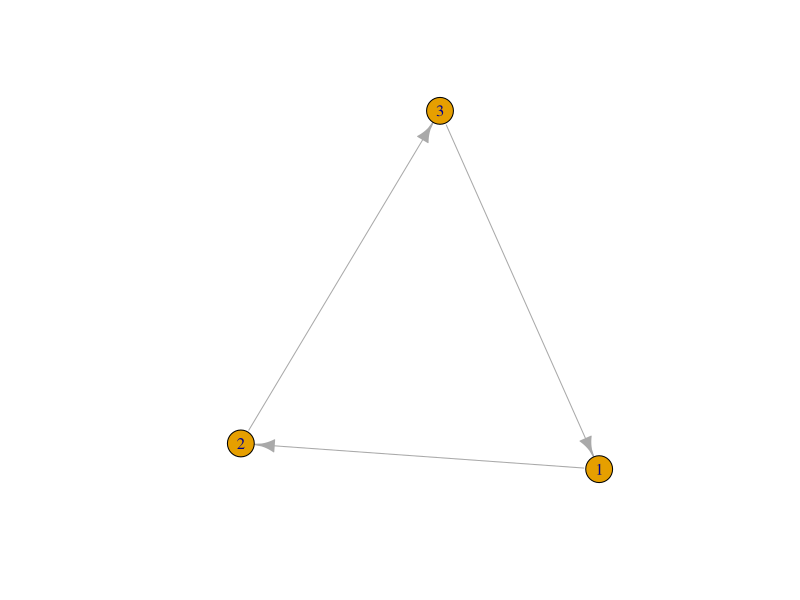
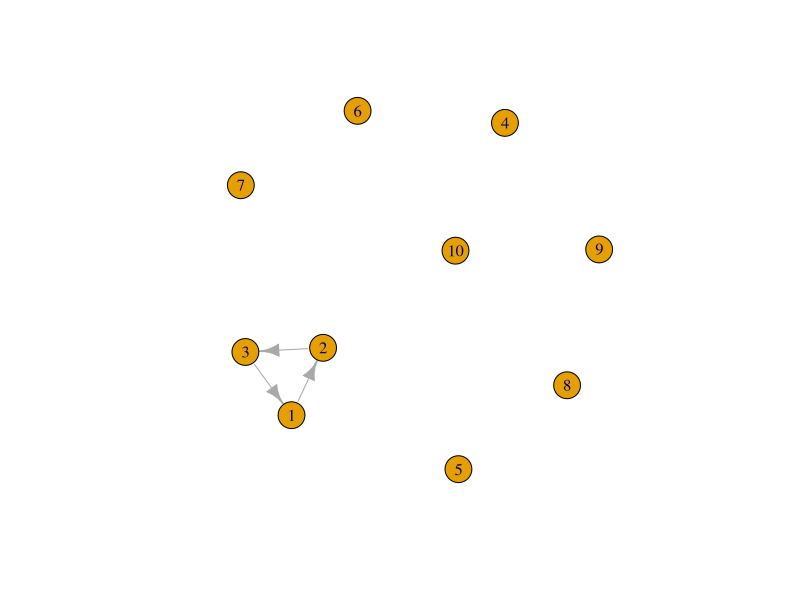
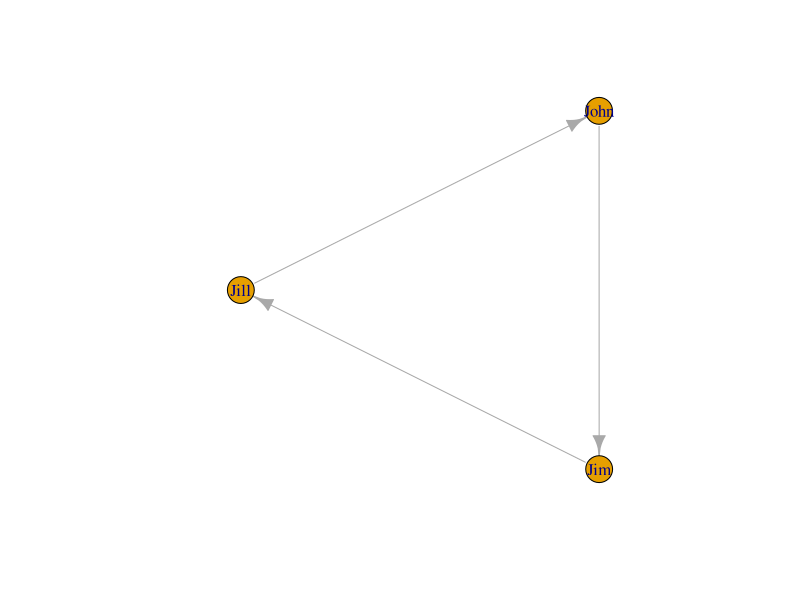
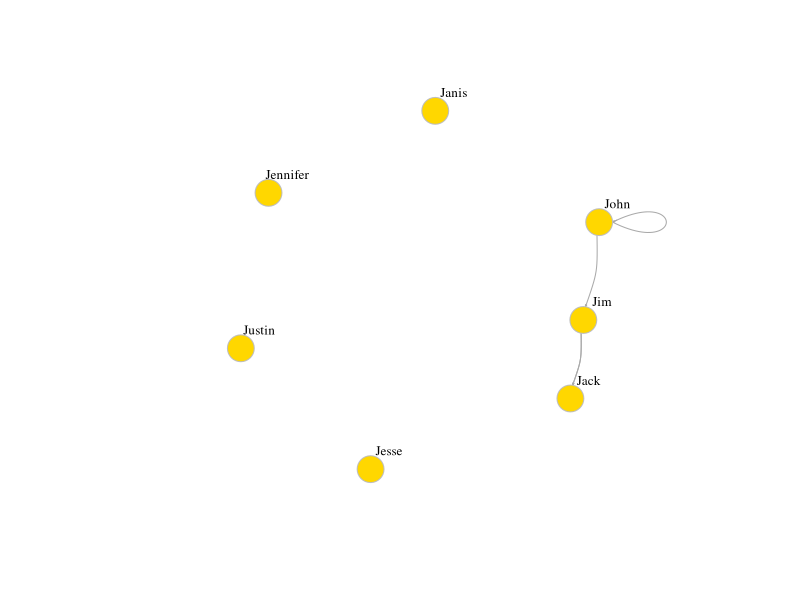
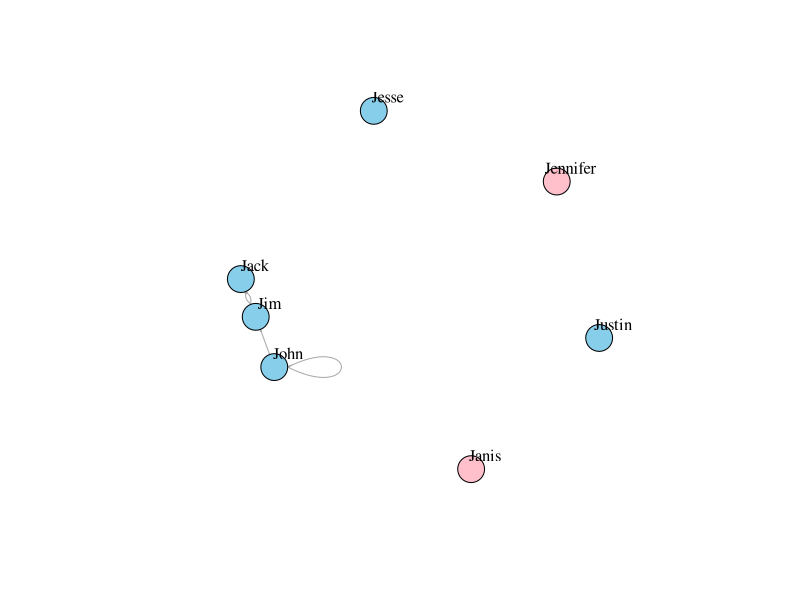
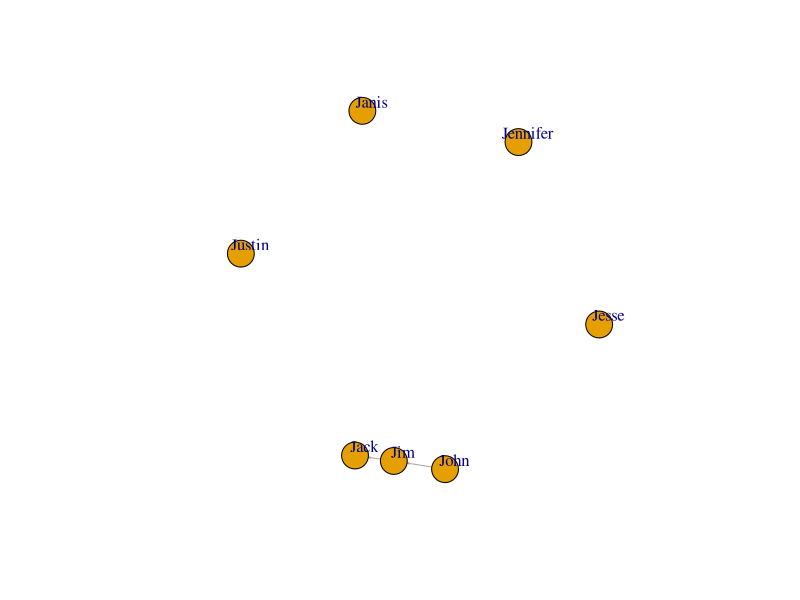

These charts were generated, in order, by the following R code:
#install.packages("igraph")
library(igraph)


g1 <- graph( edges=c(1,2, 2,3, 3, 1), n=3, directed=T )
plot(g1) # A simple plot of the network 


class(g1)

g1

# Now with 10 vertices, and directed by default:
g2 <- graph( edges=c(1,2, 2,3, 3, 1), n=10 )
plot(g2)

g2


g3 <- graph( c("John", "Jim", "Jim", "Jill", "Jill", "John")) # named vertices
# When the edge list has vertex names, the number of nodes is not needed
plot(g3)


g4 <- graph( c("John", "Jim", "Jim", "Jack", "Jim", "Jack", "John", "John"),
             isolates=c("Jesse", "Janis", "Jennifer", "Justin") )
# In named graphs we can specify isolates by providing a list of their names.
plot(g4, edge.arrow.size=.1, vertex.color="gold", vertex.size=15,
     vertex.frame.color="gray", vertex.label.color="black",
     vertex.label.cex=0.8, vertex.label.dist=2, edge.curved=0.2)


E(g4)# The edges of the object


V(g4)# The vertices of the object

#You can also examine the network matrix directly:
g4[]


g4[1,]


#Add attributes to the network, vertices, or edges:

# automatically generated when we created the network.
V(g4)$name


V(g4)$gender <- c("male", "male", "male", "male", "female", "female", "male")

# Edge attribute, assign "email" to all edges
E(g4)$type <- "email" 

# Edge weight, setting all existing edges to 10
E(g4)$weight <- 10 

#Examine attributes:

edge_attr(g4)

vertex_attr(g4)

graph_attr(g4)

#Another way to set attributes (you can similarly use set_edge_attr(), set_vertex_attr(), etc.):
g4 <- set_graph_attr(g4, "name", "Email Network")
g4 <- set_graph_attr(g4, "something", "A thing")
graph_attr_names(g4)

graph_attr(g4, "name")


graph_attr(g4)

g4 <- delete_graph_attr(g4, "something")
graph_attr(g4)

plot(g4, edge.arrow.size=.1, vertex.label.color="black", vertex.label.dist=1.5,
     vertex.color=c( "pink", "skyblue")[1+(V(g4)$gender=="male")] )
#V(g4)$gender=="male" returns a boolean vector, +1 converts 0-->1, 1-->2. 
#Then c( "pink", "skyblue")[1+(V(g4)$gender=="male")] 
#generates a vector such that 1 is mapped to pink, 
#and 2 is mapped to skyblue


g4s <- simplify( g4, remove.multiple = T, remove.loops = T,
                 edge.attr.comb=c(weight="sum", type="ignore") )
plot(g4s,edge.arrow.size=.1,vertex.label.dist=1)

